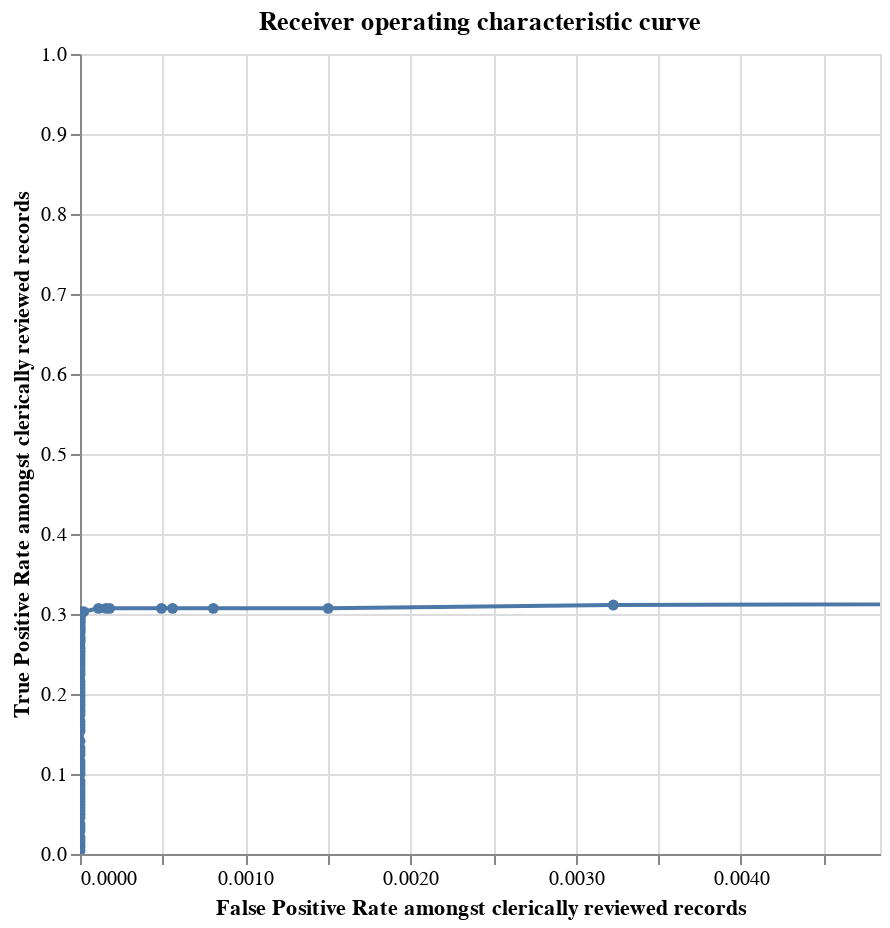

Notebook code cell kept with this figure:
### Code cell
from splink.truth import labels_with_splink_scores, roc_chart, precision_recall_chart


roc_chart(labels_and_scores, spark)

### Figure 1 — Vega-Lite specification as saved in the notebook (floating-point values rounded to 4 significant figures)
{"config": {"view": {"continuousWidth": 400, "continuousHeight": 300}}, "data": {"values": [{"truth_threshold": 0.0, "row_count": 44850, "P": 241, "N": 44609, "TP": 241, "TN": 0, "FP": 44609, "FN": 0, "P_rate": 0.005373, "N_rate": 0.9946, "TP_rate": 1.0, "TN_rate": 0.0, "FP_rate": 1.0, "FN_rate": 0.0, "precision": 0.005373, "recall": 1.0}, {"truth_threshold": 0.008006, "row_count": 44850, "P": 241, "N": 44609, "TP": 75, "TN": 44465, "FP": 144, "FN": 166, "P_rate": 0.005373, "N_rate": 0.9946, "TP_rate": 0.3112, "TN_rate": 0.9968, "FP_rate": 0.003228, "FN_rate": 0.6888, "precision": 0.3425, "recall": 0.3112}, {"truth_threshold": 0.01952, "row_count": 44850, "P": 241, "N": 44609, "TP": 74, "TN": 44542, "FP": 67, "FN": 167, "P_rate": 0.005373, "N_rate": 0.9946, "TP_rate": 0.3071, "TN_rate": 0.9985, "FP_rate": 0.001502, "FN_rate": 0.6929, "precision": 0.5248, "recall": 0.3071}, {"truth_threshold": 0.02257, "row_count": 44850, "P": 241, "N": 44609, "TP": 74, "TN": 44573, "FP": 36, "FN": 167, "P_rate": 0.005373, "N_rate": 0.9946, "TP_rate": 0.3071, "TN_rate": 0.9992, "FP_rate": 0.000807, "FN_rate": 0.6929, "precision": 0.6727, "recall": 0.3071}, {"truth_threshold": 0.04233, "row_count": 44850, "P": 241, "N": 44609, "TP": 74, "TN": 44584, "FP": 25, "FN": 167, "P_rate": 0.005373, "N_rate": 0.9946, "TP_rate": 0.3071, "TN_rate": 0.9994, "FP_rate": 0.0005604, "FN_rate": 0.6929, "precision": 0.7475, "recall": 0.3071}, {"truth_threshold": 0.04738, "row_count": 44850, "P": 241, "N": 44609, "TP": 74, "TN": 44587, "FP": 22, "FN": 167, "P_rate": 0.005373, "N_rate": 0.9946, "TP_rate": 0.3071, "TN_rate": 0.9995, "FP_rate": 0.0004932, "FN_rate": 0.6929, "precision": 0.7708, "recall": 0.3071}, {"truth_threshold": 0.05387, "row_count": 44850, "P": 241, "N": 44609, "TP": 74, "TN": 44601, "FP": 8, "FN": 167, "P_rate": 0.005373, "N_rate": 0.9946, "TP_rate": 0.3071, "TN_rate": 0.9998, "FP_rate": 0.0001793, "FN_rate": 0.6929, "precision": 0.9024, "recall": 0.3071}, {"truth_threshold": 0.1093, "row_count": 44850, "P": 241, "N": 44609, "TP": 74, "TN": 44602, "FP": 7, "FN": 167, "P_rate": 0.005373, "N_rate": 0.9946, "TP_rate": 0.3071, "TN_rate": 0.9998, "FP_rate": 0.0001569, "FN_rate": 0.6929, "precision": 0.9136, "recall": 0.3071}, {"truth_threshold": 0.1246, "row_count": 44850, "P": 241, "N": 44609, "TP": 74, "TN": 44604, "FP": 5, "FN": 167, "P_rate": 0.005373, "N_rate": 0.9946, "TP_rate": 0.3071, "TN_rate": 0.9999, "FP_rate": 0.0001121, "FN_rate": 0.6929, "precision": 0.9367, "recall": 0.3071}, {"truth_threshold": 0.2598, "row_count": 44850, "P": 241, "N": 44609, "TP": 73, "TN": 44608, "FP": 1, "FN": 168, "P_rate": 0.005373, "N_rate": 0.9946, "TP_rate": 0.3029, "TN_rate": 1.0, "FP_rate": 2.242e-05, "FN_rate": 0.6971, "precision": 0.9865, "recall": 0.3029}, {"truth_threshold": 0.551, "row_count": 44850, "P": 241, "N": 44609, "TP": 73, "TN": 44609, "FP": 0, "FN": 168, "P_rate": 0.005373, "N_rate": 0.9946, "TP_rate": 0.3029, "TN_rate": 1.0, "FP_rate": 0.0, "FN_rate": 0.6971, "precision": 1.0, "recall": 0.3029}, {"truth_threshold": 0.8657, "row_count": 44850, "P": 241, "N": 44609, "TP": 72, "TN": 44609, "FP": 0, "FN": 169, "P_rate": 0.005373, "N_rate": 0.9946, "TP_rate": 0.2988, "TN_rate": 1.0, "FP_rate": 0.0, "FN_rate": 0.7012, "precision": 1.0, "recall": 0.2988}, {"truth_threshold": 0.8826, "row_count": 44850, "P": 241, "N": 44609, "TP": 71, "TN": 44609, "FP": 0, "FN": 170, "P_rate": 0.005373, "N_rate": 0.9946, "TP_rate": 0.2946, "TN_rate": 1.0, "FP_rate": 0.0, "FN_rate": 0.7054, "precision": 1.0, "recall": 0.2946}, {"truth_threshold": 0.9125, "row_count": 44850, "P": 241, "N": 44609, "TP": 70, "TN": 44609, "FP": 0, "FN": 171, "P_rate": 0.005373, "N_rate": 0.9946, "TP_rate": 0.2905, "TN_rate": 1.0, "FP_rate": 0.0, "FN_rate": 0.7095, "precision": 1.0, "recall": 0.2905}, {"truth_threshold": 0.9309, "row_count": 44850, "P": 241, "N": 44609, "TP": 68, "TN": 44609, "FP": 0, "FN": 173, "P_rate": 0.005373, "N_rate": 0.9946, "TP_rate": 0.2822, "TN_rate": 1.0, "FP_rate": 0.0, "FN_rate": 0.7178, "precision": 1.0, "recall": 0.2822}, {"truth_threshold": 0.9495, "row_count": 44850, "P": 241, "N": 44609, "TP": 67, "TN": 44609, "FP": 0, "FN": 174, "P_rate": 0.005373, "N_rate": 0.9946, "TP_rate": 0.278, "TN_rate": 1.0, "FP_rate": 0.0, "FN_rate": 0.722, "precision": 1.0, "recall": 0.278}, {"truth_threshold": 0.958, "row_count": 44850, "P": 241, "N": 44609, "TP": 65, "TN": 44609, "FP": 0, "FN": 176, "P_rate": 0.005373, "N_rate": 0.9946, "TP_rate": 0.2697, "TN_rate": 1.0, "FP_rate": 0.0, "FN_rate": 0.7303, "precision": 1.0, "recall": 0.2697}, {"truth_threshold": 0.9817, "row_count": 44850, "P": 241, "N": 44609, "TP": 64, "TN": 44609, "FP": 0, "FN": 177, "P_rate": 0.005373, "N_rate": 0.9946, "TP_rate": 0.2656, "TN_rate": 1.0, "FP_rate": 0.0, "FN_rate": 0.7344, "precision": 1.0, "recall": 0.2656}, {"truth_threshold": 0.9892, "row_count": 44850, "P": 241, "N": 44609, "TP": 62, "TN": 44609, "FP": 0, "FN": 179, "P_rate": 0.005373, "N_rate": 0.9946, "TP_rate": 0.2573, "TN_rate": 1.0, "FP_rate": 0.0, "FN_rate": 0.7427, "precision": 1.0, "recall": 0.2573}, {"truth_threshold": 0.9904, "row_count": 44850, "P": 241, "N": 44609, "TP": 61, "TN": 44609, "FP": 0, "FN": 180, "P_rate": 0.005373, "N_rate": 0.9946, "TP_rate": 0.2531, "TN_rate": 1.0, "FP_rate": 0.0, "FN_rate": 0.7469, "precision": 1.0, "recall": 0.2531}, {"truth_threshold": 0.9979, "row_count": 44850, "P": 241, "N": 44609, "TP": 60, "TN": 44609, "FP": 0, "FN": 181, "P_rate": 0.005373, "N_rate": 0.9946, "TP_rate": 0.249, "TN_rate": 1.0, "FP_rate": 0.0, "FN_rate": 0.751, "precision": 1.0, "recall": 0.249}, {"truth_threshold": 0.998, "row_count": 44850, "P": 241, "N": 44609, "TP": 59, "TN": 44609, "FP": 0, "FN": 182, "P_rate": 0.005373, "N_rate": 0.9946, "TP_rate": 0.2448, "TN_rate": 1.0, "FP_rate": 0.0, "FN_rate": 0.7552, "precision": 1.0, "recall": 0.2448}, {"truth_threshold": 0.9993, "row_count": 44850, "P": 241, "N": 44609, "TP": 58, "TN": 44609, "FP": 0, "FN": 183, "P_rate": 0.005373, "N_rate": 0.9946, "TP_rate": 0.2407, "TN_rate": 1.0, "FP_rate": 0.0, "FN_rate": 0.7593, "precision": 1.0, "recall": 0.2407}, {"truth_threshold": 0.9994, "row_count": 44850, "P": 241, "N": 44609, "TP": 57, "TN": 44609, "FP": 0, "FN": 184, "P_rate": 0.005373, "N_rate": 0.9946, "TP_rate": 0.2365, "TN_rate": 1.0, "FP_rate": 0.0, "FN_rate": 0.7635, "precision": 1.0, "recall": 0.2365}, {"truth_threshold": 0.9994, "row_count": 44850, "P": 241, "N": 44609, "TP": 56, "TN": 44609, "FP": 0, "FN": 185, "P_rate": 0.005373, "N_rate": 0.9946, "TP_rate": 0.2324, "TN_rate": 1.0, "FP_rate": 0.0, "FN_rate": 0.7676, "precision": 1.0, "recall": 0.2324}, {"truth_threshold": 0.9996, "row_count": 44850, "P": 241, "N": 44609, "TP": 55, "TN": 44609, "FP": 0, "FN": 186, "P_rate": 0.005373, "N_rate": 0.9946, "TP_rate": 0.2282, "TN_rate": 1.0, "FP_rate": 0.0, "FN_rate": 0.7718, "precision": 1.0, "recall": 0.2282}, {"truth_threshold": 0.9997, "row_count": 44850, "P": 241, "N": 44609, "TP": 54, "TN": 44609, "FP": 0, "FN": 187, "P_rate": 0.005373, "N_rate": 0.9946, "TP_rate": 0.2241, "TN_rate": 1.0, "FP_rate": 0.0, "FN_rate": 0.7759, "precision": 1.0, "recall": 0.2241}, {"truth_threshold": 0.9997, "row_count": 44850, "P": 241, "N": 44609, "TP": 52, "TN": 44609, "FP": 0, "FN": 189, "P_rate": 0.005373, "N_rate": 0.9946, "TP_rate": 0.2158, "TN_rate": 1.0, "FP_rate": 0.0, "FN_rate": 0.7842, "precision": 1.0, "recall": 0.2158}, {"truth_threshold": 0.9998, "row_count": 44850, "P": 241, "N": 44609, "TP": 51, "TN": 44609, "FP": 0, "FN": 190, "P_rate": 0.005373, "N_rate": 0.9946, "TP_rate": 0.2116, "TN_rate": 1.0, "FP_rate": 0.0, "FN_rate": 0.7884, "precision": 1.0, "recall": 0.2116}, {"truth_threshold": 0.9999, "row_count": 44850, "P": 241, "N": 44609, "TP": 50, "TN": 44609, "FP": 0, "FN": 191, "P_rate": 0.005373, "N_rate": 0.9946, "TP_rate": 0.2075, "TN_rate": 1.0, "FP_rate": 0.0, "FN_rate": 0.7925, "precision": 1.0, "recall": 0.2075}, {"truth_threshold": 0.9999, "row_count": 44850, "P": 241, "N": 44609, "TP": 49, "TN": 44609, "FP": 0, "FN": 192, "P_rate": 0.005373, "N_rate": 0.9946, "TP_rate": 0.2033, "TN_rate": 1.0, "FP_rate": 0.0, "FN_rate": 0.7967, "precision": 1.0, "recall": 0.2033}, {"truth_threshold": 0.9999, "row_count": 44850, "P": 241, "N": 44609, "TP": 48, "TN": 44609, "FP": 0, "FN": 193, "P_rate": 0.005373, "N_rate": 0.9946, "TP_rate": 0.1992, "TN_rate": 1.0, "FP_rate": 0.0, "FN_rate": 0.8008, "precision": 1.0, "recall": 0.1992}, {"truth_threshold": 0.9999, "row_count": 44850, "P": 241, "N": 44609, "TP": 47, "TN": 44609, "FP": 0, "FN": 194, "P_rate": 0.005373, "N_rate": 0.9946, "TP_rate": 0.195, "TN_rate": 1.0, "FP_rate": 0.0, "FN_rate": 0.805, "precision": 1.0, "recall": 0.195}, {"truth_threshold": 1.0, "row_count": 44850, "P": 241, "N": 44609, "TP": 46, "TN": 44609, "FP": 0, "FN": 195, "P_rate": 0.005373, "N_rate": 0.9946, "TP_rate": 0.1909, "TN_rate": 1.0, "FP_rate": 0.0, "FN_rate": 0.8091, "precision": 1.0, "recall": 0.1909}, {"truth_threshold": 1.0, "row_count": 44850, "P": 241, "N": 44609, "TP": 45, "TN": 44609, "FP": 0, "FN": 196, "P_rate": 0.005373, "N_rate": 0.9946, "TP_rate": 0.1867, "TN_rate": 1.0, "FP_rate": 0.0, "FN_rate": 0.8133, "precision": 1.0, "recall": 0.1867}, {"truth_threshold": 1.0, "row_count": 44850, "P": 241, "N": 44609, "TP": 44, "TN": 44609, "FP": 0, "FN": 197, "P_rate": 0.005373, "N_rate": 0.9946, "TP_rate": 0.1826, "TN_rate": 1.0, "FP_rate": 0.0, "FN_rate": 0.8174, "precision": 1.0, "recall": 0.1826}, {"truth_threshold": 1.0, "row_count": 44850, "P": 241, "N": 44609, "TP": 43, "TN": 44609, "FP": 0, "FN": 198, "P_rate": 0.005373, "N_rate": 0.9946, "TP_rate": 0.1784, "TN_rate": 1.0, "FP_rate": 0.0, "FN_rate": 0.8216, "precision": 1.0, "recall": 0.1784}, {"truth_threshold": 1.0, "row_count": 44850, "P": 241, "N": 44609, "TP": 42, "TN": 44609, "FP": 0, "FN": 199, "P_rate": 0.005373, "N_rate": 0.9946, "TP_rate": 0.1743, "TN_rate": 1.0, "FP_rate": 0.0, "FN_rate": 0.8257, "precision": 1.0, "recall": 0.1743}, {"truth_threshold": 1.0, "row_count": 44850, "P": 241, "N": 44609, "TP": 40, "TN": 44609, "FP": 0, "FN": 201, "P_rate": 0.005373, "N_rate": 0.9946, "TP_rate": 0.166, "TN_rate": 1.0, "FP_rate": 0.0, "FN_rate": 0.834, "precision": 1.0, "recall": 0.166}, {"truth_threshold": 1.0, "row_count": 44850, "P": 241, "N": 44609, "TP": 39, "TN": 44609, "FP": 0, "FN": 202, "P_rate": 0.005373, "N_rate": 0.9946, "TP_rate": 0.1618, "TN_rate": 1.0, "FP_rate": 0.0, "FN_rate": 0.8382, "precision": 1.0, "recall": 0.1618}, {"truth_threshold": 1.0, "row_count": 44850, "P": 241, "N": 44609, "TP": 38, "TN": 44609, "FP": 0, "FN": 203, "P_rate": 0.005373, "N_rate": 0.9946, "TP_rate": 0.1577, "TN_rate": 1.0, "FP_rate": 0.0, "FN_rate": 0.8423, "precision": 1.0, "recall": 0.1577}, {"truth_threshold": 1.0, "row_count": 44850, "P": 241, "N": 44609, "TP": 37, "TN": 44609, "FP": 0, "FN": 204, "P_rate": 0.005373, "N_rate": 0.9946, "TP_rate": 0.1535, "TN_rate": 1.0, "FP_rate": 0.0, "FN_rate": 0.8465, "precision": 1.0, "recall": 0.1535}, {"truth_threshold": 1.0, "row_count": 44850, "P": 241, "N": 44609, "TP": 34, "TN": 44609, "FP": 0, "FN": 207, "P_rate": 0.005373, "N_rate": 0.9946, "TP_rate": 0.1411, "TN_rate": 1.0, "FP_rate": 0.0, "FN_rate": 0.8589, "precision": 1.0, "recall": 0.1411}, {"truth_threshold": 1.0, "row_count": 44850, "P": 241, "N": 44609, "TP": 32, "TN": 44609, "FP": 0, "FN": 209, "P_rate": 0.005373, "N_rate": 0.9946, "TP_rate": 0.1328, "TN_rate": 1.0, "FP_rate": 0.0, "FN_rate": 0.8672, "precision": 1.0, "recall": 0.1328}, {"truth_threshold": 1.0, "row_count": 44850, "P": 241, "N": 44609, "TP": 31, "TN": 44609, "FP": 0, "FN": 210, "P_rate": 0.005373, "N_rate": 0.9946, "TP_rate": 0.1286, "TN_rate": 1.0, "FP_rate": 0.0, "FN_rate": 0.8714, "precision": 1.0, "recall": 0.1286}, {"truth_threshold": 1.0, "row_count": 44850, "P": 241, "N": 44609, "TP": 30, "TN": 44609, "FP": 0, "FN": 211, "P_rate": 0.005373, "N_rate": 0.9946, "TP_rate": 0.1245, "TN_rate": 1.0, "FP_rate": 0.0, "FN_rate": 0.8755, "precision": 1.0, "recall": 0.1245}, {"truth_threshold": 1.0, "row_count": 44850, "P": 241, "N": 44609, "TP": 28, "TN": 44609, "FP": 0, "FN": 213, "P_rate": 0.005373, "N_rate": 0.9946, "TP_rate": 0.1162, "TN_rate": 1.0, "FP_rate": 0.0, "FN_rate": 0.8838, "precision": 1.0, "recall": 0.1162}, {"truth_threshold": 1.0, "row_count": 44850, "P": 241, "N": 44609, "TP": 27, "TN": 44609, "FP": 0, "FN": 214, "P_rate": 0.005373, "N_rate": 0.9946, "TP_rate": 0.112, "TN_rate": 1.0, "FP_rate": 0.0, "FN_rate": 0.888, "precision": 1.0, "recall": 0.112}, {"truth_threshold": 1.0, "row_count": 44850, "P": 241, "N": 44609, "TP": 26, "TN": 44609, "FP": 0, "FN": 215, "P_rate": 0.005373, "N_rate": 0.9946, "TP_rate": 0.1079, "TN_rate": 1.0, "FP_rate": 0.0, "FN_rate": 0.8921, "precision": 1.0, "recall": 0.1079}, {"truth_threshold": 1.0, "row_count": 44850, "P": 241, "N": 44609, "TP": 25, "TN": 44609, "FP": 0, "FN": 216, "P_rate": 0.005373, "N_rate": 0.9946, "TP_rate": 0.1037, "TN_rate": 1.0, "FP_rate": 0.0, "FN_rate": 0.8963, "precision": 1.0, "recall": 0.1037}, {"truth_threshold": 1.0, "row_count": 44850, "P": 241, "N": 44609, "TP": 24, "TN": 44609, "FP": 0, "FN": 217, "P_rate": 0.005373, "N_rate": 0.9946, "TP_rate": 0.09959, "TN_rate": 1.0, "FP_rate": 0.0, "FN_rate": 0.9004, "precision": 1.0, "recall": 0.09959}, {"truth_threshold": 1.0, "row_count": 44850, "P": 241, "N": 44609, "TP": 22, "TN": 44609, "FP": 0, "FN": 219, "P_rate": 0.005373, "N_rate": 0.9946, "TP_rate": 0.09129, "TN_rate": 1.0, "FP_rate": 0.0, "FN_rate": 0.9087, "precision": 1.0, "recall": 0.09129}, {"truth_threshold": 1.0, "row_count": 44850, "P": 241, "N": 44609, "TP": 21, "TN": 44609, "FP": 0, "FN": 220, "P_rate": 0.005373, "N_rate": 0.9946, "TP_rate": 0.08714, "TN_rate": 1.0, "FP_rate": 0.0, "FN_rate": 0.9129, "precision": 1.0, "recall": 0.08714}, {"truth_threshold": 1.0, "row_count": 44850, "P": 241, "N": 44609, "TP": 20, "TN": 44609, "FP": 0, "FN": 221, "P_rate": 0.005373, "N_rate": 0.9946, "TP_rate": 0.08299, "TN_rate": 1.0, "FP_rate": 0.0, "FN_rate": 0.917, "precision": 1.0, "recall": 0.08299}, {"truth_threshold": 1.0, "row_count": 44850, "P": 241, "N": 44609, "TP": 19, "TN": 44609, "FP": 0, "FN": 222, "P_rate": 0.005373, "N_rate": 0.9946, "TP_rate": 0.07884, "TN_rate": 1.0, "FP_rate": 0.0, "FN_rate": 0.9212, "precision": 1.0, "recall": 0.07884}, {"truth_threshold": 1.0, "row_count": 44850, "P": 241, "N": 44609, "TP": 18, "TN": 44609, "FP": 0, "FN": 223, "P_rate": 0.005373, "N_rate": 0.9946, "TP_rate": 0.07469, "TN_rate": 1.0, "FP_rate": 0.0, "FN_rate": 0.9253, "precision": 1.0, "recall": 0.07469}, {"truth_threshold": 1.0, "row_count": 44850, "P": 241, "N": 44609, "TP": 17, "TN": 44609, "FP": 0, "FN": 224, "P_rate": 0.005373, "N_rate": 0.9946, "TP_rate": 0.07054, "TN_rate": 1.0, "FP_rate": 0.0, "FN_rate": 0.9295, "precision": 1.0, "recall": 0.07054}, {"truth_threshold": 1.0, "row_count": 44850, "P": 241, "N": 44609, "TP": 16, "TN": 44609, "FP": 0, "FN": 225, "P_rate": 0.005373, "N_rate": 0.9946, "TP_rate": 0.06639, "TN_rate": 1.0, "FP_rate": 0.0, "FN_rate": 0.9336, "precision": 1.0, "recall": 0.06639}, {"truth_threshold": 1.0, "row_count": 44850, "P": 241, "N": 44609, "TP": 15, "TN": 44609, "FP": 0, "FN": 226, "P_rate": 0.005373, "N_rate": 0.9946, "TP_rate": 0.06224, "TN_rate": 1.0, "FP_rate": 0.0, "FN_rate": 0.9378, "precision": 1.0, "recall": 0.06224}, {"truth_threshold": 1.0, "row_count": 44850, "P": 241, "N": 44609, "TP": 14, "TN": 44609, "FP": 0, "FN": 227, "P_rate": 0.005373, "N_rate": 0.9946, "TP_rate": 0.05809, "TN_rate": 1.0, "FP_rate": 0.0, "FN_rate": 0.9419, "precision": 1.0, "recall": 0.05809}, {"truth_threshold": 1.0, "row_count": 44850, "P": 241, "N": 44609, "TP": 13, "TN": 44609, "FP": 0, "FN": 228, "P_rate": 0.005373, "N_rate": 0.9946, "TP_rate": 0.05394, "TN_rate": 1.0, "FP_rate": 0.0, "FN_rate": 0.9461, "precision": 1.0, "recall": 0.05394}, {"truth_threshold": 1.0, "row_count": 44850, "P": 241, "N": 44609, "TP": 12, "TN": 44609, "FP": 0, "FN": 229, "P_rate": 0.005373, "N_rate": 0.9946, "TP_rate": 0.04979, "TN_rate": 1.0, "FP_rate": 0.0, "FN_rate": 0.9502, "precision": 1.0, "recall": 0.04979}, {"truth_threshold": 1.0, "row_count": 44850, "P": 241, "N": 44609, "TP": 11, "TN": 44609, "FP": 0, "FN": 230, "P_rate": 0.005373, "N_rate": 0.9946, "TP_rate": 0.04564, "TN_rate": 1.0, "FP_rate": 0.0, "FN_rate": 0.9544, "precision": 1.0, "recall": 0.04564}, {"truth_threshold": 1.0, "row_count": 44850, "P": 241, "N": 44609, "TP": 9, "TN": 44609, "FP": 0, "FN": 232, "P_rate": 0.005373, "N_rate": 0.9946, "TP_rate": 0.03734, "TN_rate": 1.0, "FP_rate": 0.0, "FN_rate": 0.9627, "precision": 1.0, "recall": 0.03734}, {"truth_threshold": 1.0, "row_count": 44850, "P": 241, "N": 44609, "TP": 8, "TN": 44609, "FP": 0, "FN": 233, "P_rate": 0.005373, "N_rate": 0.9946, "TP_rate": 0.0332, "TN_rate": 1.0, "FP_rate": 0.0, "FN_rate": 0.9668, "precision": 1.0, "recall": 0.0332}, {"truth_threshold": 1.0, "row_count": 44850, "P": 241, "N": 44609, "TP": 7, "TN": 44609, "FP": 0, "FN": 234, "P_rate": 0.005373, "N_rate": 0.9946, "TP_rate": 0.02905, "TN_rate": 1.0, "FP_rate": 0.0, "FN_rate": 0.971, "precision": 1.0, "recall": 0.02905}, {"truth_threshold": 1.0, "row_count": 44850, "P": 241, "N": 44609, "TP": 5, "TN": 44609, "FP": 0, "FN": 236, "P_rate": 0.005373, "N_rate": 0.9946, "TP_rate": 0.02075, "TN_rate": 1.0, "FP_rate": 0.0, "FN_rate": 0.9793, "precision": 1.0, "recall": 0.02075}, {"truth_threshold": 1.0, "row_count": 44850, "P": 241, "N": 44609, "TP": 4, "TN": 44609, "FP": 0, "FN": 237, "P_rate": 0.005373, "N_rate": 0.9946, "TP_rate": 0.0166, "TN_rate": 1.0, "FP_rate": 0.0, "FN_rate": 0.9834, "precision": 1.0, "recall": 0.0166}, {"truth_threshold": 1.0, "row_count": 44850, "P": 241, "N": 44609, "TP": 3, "TN": 44609, "FP": 0, "FN": 238, "P_rate": 0.005373, "N_rate": 0.9946, "TP_rate": 0.01245, "TN_rate": 1.0, "FP_rate": 0.0, "FN_rate": 0.9876, "precision": 1.0, "recall": 0.01245}, {"truth_threshold": 1.0, "row_count": 44850, "P": 241, "N": 44609, "TP": 2, "TN": 44609, "FP": 0, "FN": 239, "P_rate": 0.005373, "N_rate": 0.9946, "TP_rate": 0.008299, "TN_rate": 1.0, "FP_rate": 0.0, "FN_rate": 0.9917, "precision": 1.0, "recall": 0.008299}, {"truth_threshold": 1.0, "row_count": 44850, "P": 241, "N": 44609, "TP": 1, "TN": 44609, "FP": 0, "FN": 240, "P_rate": 0.005373, "N_rate": 0.9946, "TP_rate": 0.004149, "TN_rate": 1.0, "FP_rate": 0.0, "FN_rate": 0.9959, "precision": 1.0, "recall": 0.004149}], "name": "data-fadd0e93e9546856cbc745a99e65285d"}, "mark": {"type": "line", "clip": true, "point": true}, "encoding": {"tooltip": [{"type": "quantitative", "field": "truth_threshold"}, {"type": "quantitative", "field": "FP_rate"}, {"type": "quantitative", "field": "TP_rate"}, {"type": "quantitative", "field": "TP"}, {"type": "quantitative", "field": "TN"}, {"type": "quantitative", "field": "FP"}, {"type": "quantitative", "field": "FN"}, {"type": "quantitative", "field": "precision"}, {"type": "quantitative", "field": "recall"}], "x": {"type": "quantitative", "field": "FP_rate", "scale": {"domain": [0, 0.004842]}, "sort": ["truth_threshold"], "title": "False Positive Rate amongst clerically reviewed records"}, "y": {"type": "quantitative", "field": "TP_rate", "sort": ["truth_threshold"], "title": "True Positive Rate amongst clerically reviewed records"}}, "height": 400, "selection": {"selector076": {"type": "interval", "bind": "scales", "encodings": ["x"]}}, "title": "Receiver operating characteristic curve", "width": 400, "$schema": "https://vega.github.io/schema/vega-lite/v4.8.1.json"}
